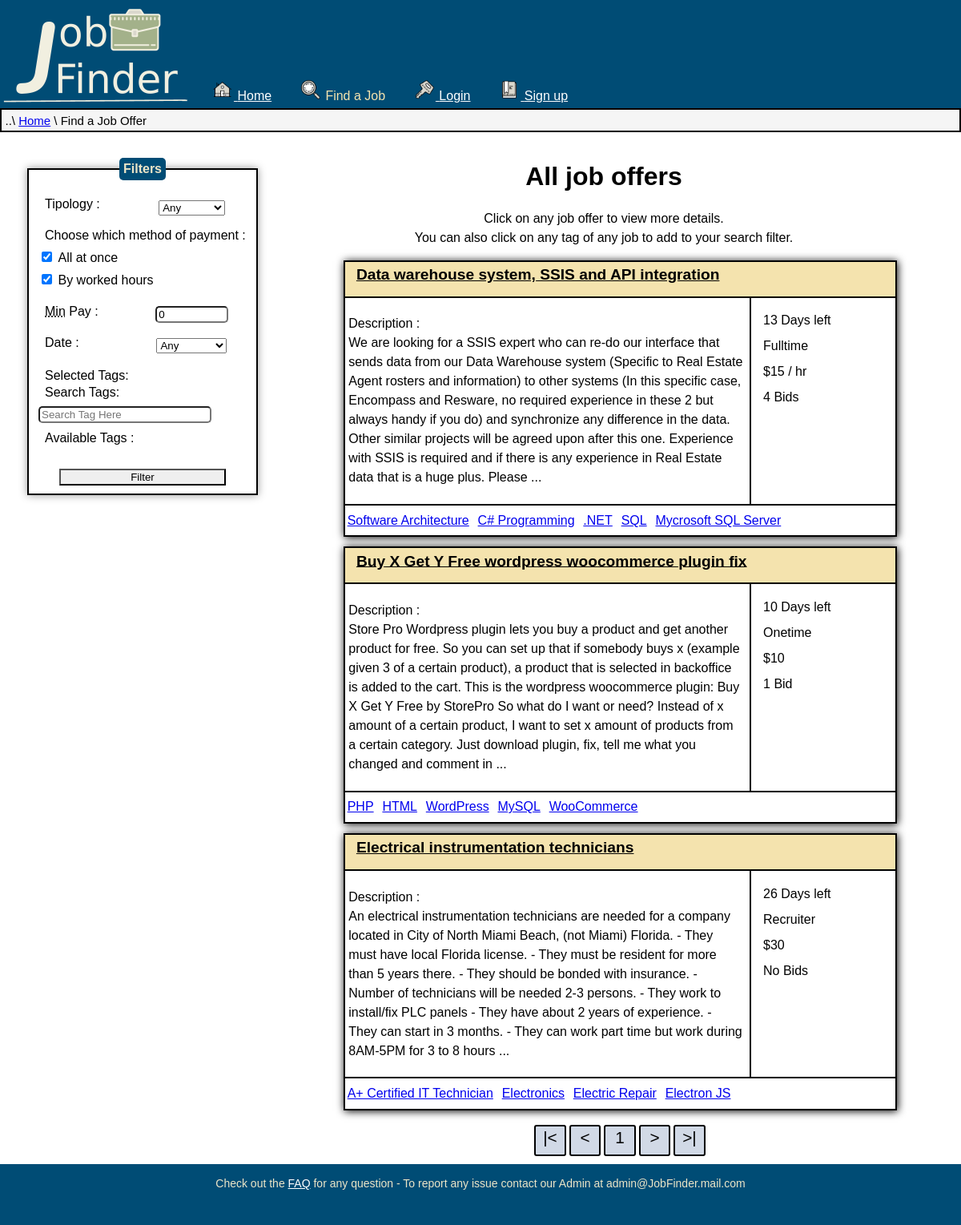
The app's page /PHP/FindJob.php with its own data.
### tables this page shows
CREATE TABLE `current_jobs` (
  `Code_job` int(10) UNSIGNED NOT NULL,
  `Code_user` int(10) UNSIGNED NOT NULL,
  `Date` datetime NOT NULL,
  `Title` varchar(128) NOT NULL,
  `Description` varchar(4096) NOT NULL,
  `Tipology` enum('Fulltime','Onetime','Urgent','Recruiter') DEFAULT NULL,
  `Payment` tinyint(1) NOT NULL,
  `P_min` int(6) NOT NULL,
  `P_max` int(6) NOT NULL,
  `Expiring` datetime NOT NULL
);

### PHP/DBAccess.php (called while the page is built, shortened)
<?php
class DBAccess {
	private $connection;
	public function openDBConnection(){
		$this->connection = mysqli_connect(DBAccess::HOST_DB, DBAccess::USERNAME, DBAccess::PASSWORD, DBAccess::DBNAME);
		if(!$this->connection){
			echo("connessione al DB fallita: ".mysqli_connect_errno());
			return false;
		}
		else
			return true;
	}
  public function getBids($id) {
    if(isset($id)){
      $queryInserimento = 'SELECT users.Code_user AS Code, users.Picture as PFP,users.Nickname, bids.User_price AS Price, bids.Bid_selfdescription AS Description
							FROM bids INNER JOIN users ON bids.Code_user=users.Code_user WHERE Code_job = ? ;';
      $queryCall=mysqli_prepare($this->connection, $queryInserimento);
      mysqli_stmt_bind_param($queryCall,'i',$id);
      mysqli_stmt_execute($queryCall);
      $queryResult = mysqli_stmt_get_result($queryCall);
      if(mysqli_num_rows($queryResult) == 0)
        return null;
      $result=array();
      while($row=mysqli_fetch_assoc($queryResult))
        array_push($result, $row);
      return $result;
    } else
      return null;
  }
  public function getTags($id,$table) {
    if(isset($id) and isset($table)) {
		$user='SELECT tags_users.Code_tag, Name FROM tags_users INNER JOIN tags ON tags_users.Code_tag=tags.Code_tag WHERE Code_user = ?;';
		$current='SELECT tags_current_jobs.Code_tag, Name FROM tags_current_jobs INNER JOIN tags ON tags_current_jobs.Code_tag=tags.Code_tag WHERE Code_job = ?;';
		$past='SELECT tags_past_jobs.Code_tag, Name FROM tags_past_jobs INNER JOIN tags ON tags_past_jobs.Code_tag=tags.Code_tag WHERE Code_job = ?;';
		$queryCall=null;
		if(!$table)
			$queryCall=mysqli_prepare($this->connection, $user);
		else if($table==1)
			$queryCall=mysqli_prepare($this->connection, $current);
		else
			$queryCall=mysqli_prepare($this->connection, $past);
		mysqli_stmt_bind_param($queryCall,'i',$id);
		mysqli_stmt_execute($queryCall);
		$queryResult = mysqli_stmt_get_result($queryCall);
		if(mysqli_num_rows($queryResult) == 0)
			return null;
		else {
			$result=array();
			while ($tmp=mysqli_fetch_row($queryResult))
				$result[$tmp[1]]=$tmp[0];
			return $result;
		}
    } else
		return null;
  }
  public function searchJob($bool=false, $tipology='Any',$min=0,$date=9999999,$page=0,$pay=2){
	$page--;
	$begin='
	SELECT current_jobs.Code_job, Date, Title, Description, Tipology, Payment, P_min, P_max, Expiring FROM current_jobs';
	$middle='
		WHERE
		 	TIMESTAMPDIFF(HOUR,Date,CURDATE()) < ? AND
			P_min > ?
			';
  $payString='';
	$middle2='
		ORDER BY
	';
	$end='
		 	Date 		   	DESC,
		 	Tipology';
	$Nresults='SELECT COUNT(*) FROM (';
	$limit=' LIMIT ?, ?;';
	$type='';
	$param=array();
	$query=$begin;
	$i=0;
	$query.=$middle;
  $query.=$payString;
	$type.='ii';
	$param[$i]=$date;
	$i++;
	$param[$i]=$min;
	$i++;
	if(!$bool){
		$query.=$middle2;
		$query.=$end;
	}
	if($bool){
		$query=$Nresults.$query.') AS subquery;';
		$queryCall=mysqli_prepare($this->connection,$query);
		$queryCall->bind_param($type, ...$param);
		mysqli_stmt_execute($queryCall);
		$result=mysqli_fetch_row(mysqli_stmt_get_result($queryCall))[0];
		return $result;
	}
	$query.=$limit;
	$type.='ii';
	$param[$i]=$page*5;
	$param[$i+1]=5;
	$queryCall=mysqli_prepare($this->connection,$query);
	$queryCall->bind_param($type, ...$param);
		mysqli_stmt_execute($queryCall);
	$queryResult = mysqli_stmt_get_result($queryCall);
	$result=array();
	while($row=mysqli_fetch_assoc($queryResult))
		array_push($result, $row);
	return $result;
  }
}
?>

### PHP/FindJob.php (the view, shortened to what this page needs)
<?php
	require_once 'DBAccess.php';
	$HTML = file_get_contents('..'. DIRECTORY_SEPARATOR .'HTML'. DIRECTORY_SEPARATOR .'FindJob.html');
	$HTMLContent ='';
	$TagModule = file_get_contents('..'. DIRECTORY_SEPARATOR .'HTML'. DIRECTORY_SEPARATOR .'Elements'. DIRECTORY_SEPARATOR .'TagsSearch.html');
	$HTML = str_replace('<TagModule/>',$TagModule,$HTML);
	if(isset($_SESSION['user_Username']))
	{
		$HTML = str_replace('<createjob/>','<li><a href="CreateJob.php">
		<img src="..'. DIRECTORY_SEPARATOR .'IMG'. DIRECTORY_SEPARATOR .'Icons'. DIRECTORY_SEPARATOR .'write.png" class="icons" alt=""> Create an Offer </a></li>',$HTML);
		$HTMLContent = '<li><a href="Welcome.php">
		<img src="..'. DIRECTORY_SEPARATOR .'IMG'. DIRECTORY_SEPARATOR .'UsrPrfl'. DIRECTORY_SEPARATOR . $_SESSION['user_Icon'] .'" alt="Your Profile Picture" id="profilepic" class="icons">User Profile</a></li>';
	}
	else
	{
		$HTML = str_replace('<createjob/>','',$HTML);
		$HTMLContent = '
		<li><a href="Login.php">
		<img src="..'. DIRECTORY_SEPARATOR .'IMG'. DIRECTORY_SEPARATOR .'Icons'. DIRECTORY_SEPARATOR .'login.png" class="icons" alt=""> Login </a></li>
		<li><a href="Signup.php">
		<img src="..'. DIRECTORY_SEPARATOR .'IMG'. DIRECTORY_SEPARATOR .'Icons'. DIRECTORY_SEPARATOR .'book.png" class="icons" alt=""> Sign up </a></li>';
	}
	$HTML = str_replace('<subpage/>',$HTMLContent,$HTML);
	$HtmlContent='<ul id="jobList">';
	$pageHTML='';
	$type= 'Any';
	$min=0;
	$Pay=0;
	$date=9999999;
	$page=1;
	$HtmlTypologySelect='
		<option value="Any" '.($type=='Any'? 'selected':'').'>Any</option>
		<option value="Fulltime" '.($type=='Fulltime'? 'selected':'').'>Fulltime</option>
		<option value="Onetime" '.($type=='Onetime'? 'selected':'').'>Onetime</option>
		<option value="Urgent" '.($type=='Urgent'? 'selected':'').'>Urgent</option>
		<option value="Recruiter" '.($type=='Recruiter'? 'selected':'').'>Recruiter</option>
		';
	$HtmlDateSelect='
		<option value="9999999" '.($date==9999999? 'selected':'').'>Any</option>
		<option value="1" '.($date==1? 'selected':'').'>Last Hour</option>
        <option value="24" '.($date==24? 'selected':'').'>Last Day</option>
        <option value="168" '.($date==168? 'selected':'').'>Last Week</option>
        <option value="744" '.($date==744? 'selected':'').'>Last Month</option>
		';
  $HtmlCheckboxPay='
    <label id="labelPayment">Choose which method of payment :</label>
    <input type="checkbox" id="Pay1" name="Pay1" value="Pay1" '. (($Pay==1 OR $Pay==0) ? 'checked' : '').'>
    <label for="Pay1" id="labelPay1"> All at once</label><br>
    <input type="checkbox" id="Pay2" name="Pay2" value="Pay2" '. (($Pay==2 OR $Pay==0) ? 'checked' : '').'>
    <label for="Pay2" id="labelPay2"> By worked hours</label>';
	$DBAccess = new DBAccess();
	$NumberPages = $DBAccess->searchJob(true,$type,$min,$date,$page,$Pay);
	$result = $DBAccess->searchJob(false,$type,$min,$date,$page,$Pay);
	$NumberPages=ceil($NumberPages / 5);
	if($result){
		foreach($result as $row)
		{
			$desc=$row["Description"];
			if(strlen($desc)>512){
				$desc=substr($desc,0,511);
				$desc=substr($desc,0,strrpos($desc, ' ') + 1).'...';
			}
			$bids= $DBAccess->getBids($row['Code_job']);
			if($bids)
				$bids=count($bids);
			else
				$bids=0;
			$left=DateTime::createFromFormat('Y-m-d H:i:s', $row["Expiring"])->diff(new DateTime());
			$leftString='';
			if($left->m)
				$leftString.=$left->m.' Months<br>'.$left->d.' Days';
			else if($left->d>2)
				$leftString.=$left->d.' Days';
			else if($left->d>0 and $left->d<3)
				$leftString.=$left->d.' Days<br>'.$left->h.' Hours';
			else
				$leftString.=$left->i.' Minutes';
			$HtmlContent .='
		<li class="job">
      <div class="jobTitle">
        <a class="title" href="..'. DIRECTORY_SEPARATOR .'PHP'. DIRECTORY_SEPARATOR .'ViewJob.php?Code_job='.$row["Code_job"].'">'.$row["Title"].'</a>
			</div>
      <div class="jobDescription">
				<p class="description"><span>Description</span> : <br>'.trim(preg_replace('/\s+/', ' ', $desc)).'</p>
			</div>
			<div class="info">
				<p class="date">'.$leftString.' left</p>
				<p class="type">'.trim($row["Tipology"]).'</p>
				<p class="minPay">$'.trim($row["P_min"]). (trim($row["Payment"])==0? '' : ' / hr') .'</p>
				<p class="bids">'.($bids? ($bids>1? ($bids.' Bids') : ($bids.' Bid')) : 'No Bids').'</p>
			</div>';
			$jobTags=$DBAccess->getTags($row['Code_job'],1);
			if($jobTags) {
				$HtmlContent .='
			<ul aria-label="list of tags" class="tags">';
				foreach($jobTags as $name=>$value){
					$HtmlContent .='
				<li><a href="?tag='.$value.'">'.$name.'</a></li>';
				}
				$HtmlContent .='
			</ul>';
			}
			$HtmlContent .='
		</li>';
		}
		$HtmlContent .='
	</ul>';
	}
	else
		$HtmlContent.='<p>No Jobs Currently Available. Try to change your filters in the <a href="#formFilter">filtering form</a> to find more Jobs.</p><img id="NoAvailableJob" src="../IMG/Tumbleweed.gif" alt="Animated image of a rolling tumbleweed across the desert" id="NoAvailableJob"></div>';
	if($result){
		$pageHTML ='';
		$urlType=($type)? '&amp;Tipology='.$type : '';
		$urlMin=($min>0)? '&amp;PayMin='.$min : '';
		$urlDate=($date!=9999999)? '&amp;Date='.$date : '';
		$urlPay=($Pay)? '&amp;pay='.$Pay :'';
		$get=$urlType . $urlMin . $urlDate . $urlPay;
		if($page>1)
			$pageHTML ='<li title="first page" ><a href="FindJob.php?Page=1' . $get .'">|&lt;</a></li>
		<li title="previous page" ><a href="FindJob.php?Page='. ($page - 1) . $get .'">&lt;</a></li>';
		else
			$pageHTML ='<li title="first page">|&lt;</li>
		<li title="previous page">&lt;</li>';
		$pageHTML .='<li title="current page">'.$page.'</li>';
		if($page<$NumberPages)
			$pageHTML .='<li title="next page"><a href="FindJob.php?Page='. ($page + 1) . $get .'">&gt;</a></li>
		<li title="last page"><a href="FindJob.php?Page=' . $NumberPages .$get .'">&gt;|</a></li>';
		else
			$pageHTML .='<li title="next page">&gt;</li>
		<li title="last page">&gt;|</li>';
	}
	$HTML = str_replace('<ul id="jobList"></ul>',$HtmlContent,$HTML);
	$HTML = str_replace('<paging/>', $pageHTML, $HTML);
	$HTML = str_replace('<TipologySelect/>',$HtmlTypologySelect,$HTML);
	$HTML = str_replace('<paytype/>',$HtmlCheckboxPay,$HTML);
	$HTML = str_replace('[payval]','value="'.$min.'"',$HTML);
	$HTML = str_replace('<DateSelect/>',$HtmlDateSelect,$HTML);
  echo $HTML;
?>

### CSS/Print.css (style rules this page uses)
html { width: 100%; margin: 0; float: none; font-size: 1em; }
.hiddenHelp { display: none; }
header, header > img { display: none; }
ul#menu, ul#menu img { display: none; }
nav.breadcrumb { display: none; }
footer#footer, footer#footer img { display: none; }
form { display: none; }
h1 { font-size: 1.2em; }
ul#pages { display: none; }

### records on screen
current_jobs: Title "Data warehouse system, SSIS and API integration", Description "We are looking for a SSIS expert who can re-do our interface that sends data from our Data Warehouse system (Specific to Real Estate Agent rosters and information) to other systems (In this specific case, Encompass and Resware, no required experience in these 2 but always handy if you do) and synchronize any difference in the data. Other similar projects will be agreed upon after this one. Experience with SSIS is required and if there is any experience in Real Estate data that is a huge plus. Please ...", Expiring "13 Days", Tipology "Fulltime", P_min "15"
current_jobs: Title "Buy X Get Y Free wordpress woocommerce plugin fix", Description "Store Pro Wordpress plugin lets you buy a product and get another product for free. So you can set up that if somebody buys x (example given 3 of a certain product), a product that is selected in backoffice is added to the cart. This is the wordpress woocommerce plugin: Buy X Get Y Free by StorePro So what do I want or need? Instead of x amount of a certain product, I want to set x amount of products from a certain category. Just download plugin, fix, tell me what you changed and comment in ...", Expiring "10 Days", Tipology "Onetime", P_min "10"
current_jobs: Title "Electrical instrumentation technicians", Description "An electrical instrumentation technicians are needed for a company located in City of North Miami Beach, (not Miami) Florida. - They must have local Florida license. - They must be resident for more than 5 years there. - They should be bonded with insurance. - Number of technicians will be needed 2-3 persons. - They work to install/fix PLC panels - They have about 2 years of experience. - They can start in 3 months. - They can work part time but work during 8AM-5PM for 3 to 8 hours ...", Expiring "26 Days", Tipology "Recruiter", P_min "30"

### other values on screen
$bids "4"
$name "Software Architecture"
$name "C# Programming"
$name ".NET"
$name "SQL"
$name "Mycrosoft SQL Server"
$bids "1"
$name "PHP"
$name "HTML"
$name "WordPress"
$name "MySQL"
$name "WooCommerce"
$name "A+ Certified IT Technician"
$name "Electronics"
$name "Electric Repair"
